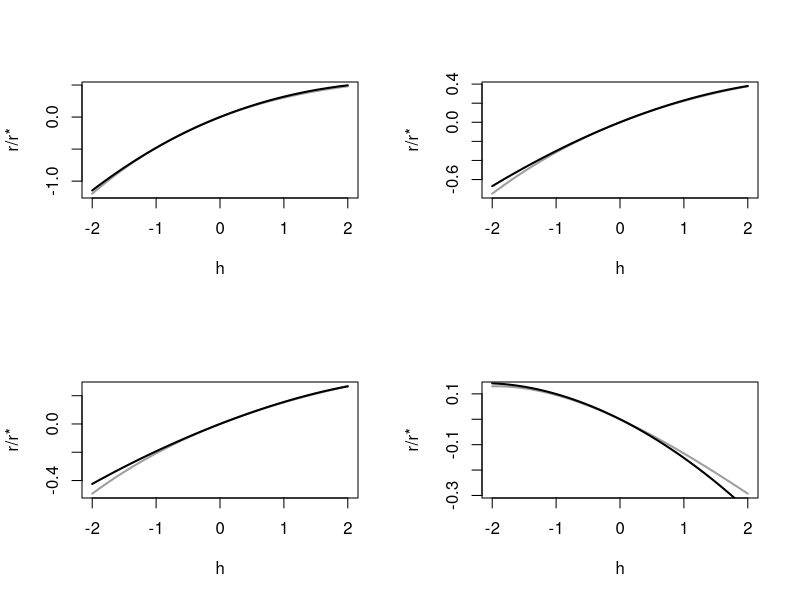

The R source for this figure:
# Parameters
n = 40
theta = 2
t = 0.5
sigmaW = 1
y_bar = 1/theta 
u = 3.8

# p_star functions
p_star = function(z, type){
  if (type == "det"){
    return(as.numeric(z > theta^2*sqrt(n)*(1/theta - t)))
  } else if (type == "carving"){
    K = 2*(sqrt(n)*theta^2)^(n-1)*(gamma(n)/gamma(n/2)^2)*2^(-n)
    a = (2/theta - 2*z/(sqrt(n)*theta^2))
    f = Vectorize(function(x) (x*(a-x))^(n/2 - 1))
    return(K*(integrate(f, 0, t)$value)/(sqrt(n)*theta - z)^(n-1))
  } else if (type == "rand"){
    return(exp(pnorm((sqrt(n)/sigmaW)*(t - 1/theta) + z/(sigmaW*theta^2), log.p = T)))
  } else if (type == "cond"){
    return(exp(dnorm(u - sqrt(n)/theta + z/theta^2, sd = sigmaW, log = T)))
  }
}

# Selection probability ratios
varphi = function(theta, type){
  if (type == "det"){
    return(pgamma(t, shape = n, rate = theta*n))
  } else if (type == "carving"){
    return(pgamma(t, shape = n/2, rate = theta*n/2))
  } else if (type == "rand"){
    integrand = Vectorize(function(w) pgamma(t - w/sqrt(n), shape = n, rate = n*theta)*dnorm(w, sd = sigmaW))
    return(integrate(integrand, -4*sigmaW, 4*sigmaW)$value)
  } else if (type == "cond"){
    integrand = Vectorize(function(w) exp(dgamma(u - w, shape = n, rate = sqrt(n)*theta, log = T) + dnorm(w, sd = sigmaW, log = T)))
    return(integrate(integrand, -4*sigmaW, 4*sigmaW)$value)
  }
}
varphi_ratio = function(h, type) varphi(theta + h/sqrt(n), type)/varphi(theta, type)
varphi_star = function(h, type){
  integrand = Vectorize(function(z) dnorm(z, mean = h, sd = theta)*p_star(z, type))
  return(integrate(integrand, -3*theta, 3*theta)$value)
}
varphi_star_ratio = function(h, type) varphi_star(h, type)/varphi_star(0, type)

# Plots
pdf("Exponential_approximation.pdf", width = 8, height = 8)
par(mfrow = c(2, 2))
par(cex = 1)
hs = seq(-2, 2, length.out = 1e2)
plot(hs, log(sapply(hs, function(h) varphi_ratio(h, "det"))), type = "l", lwd = 2, xlab = "h", ylab = "r/r*", col = 8)
lines(hs, log(sapply(hs, function(h) varphi_star_ratio(h, "det"))), lwd = 2)
plot(hs, log(sapply(hs, function(h) varphi_ratio(h, "carving"))), type = "l", lwd = 2, xlab = "h", ylab = "r/r*", col = 8)
lines(hs, log(sapply(hs, function(h) varphi_star_ratio(h, "carving"))), lwd = 2)
plot(hs, log(sapply(hs, function(h) varphi_ratio(h, "rand"))), type = "l", lwd = 2, xlab = "h", ylab = "r/r*", col = 8)
lines(hs, log(sapply(hs, function(h) varphi_star_ratio(h, "rand"))), lwd = 2)
plot(hs, log(sapply(hs, function(h) varphi_ratio(h, "cond"))), type = "l", lwd = 2, xlab = "h", ylab = "r/r*", col = 8)
lines(hs, log(sapply(hs, function(h) varphi_star_ratio(h, "cond"))), lwd = 2)
dev.off()
